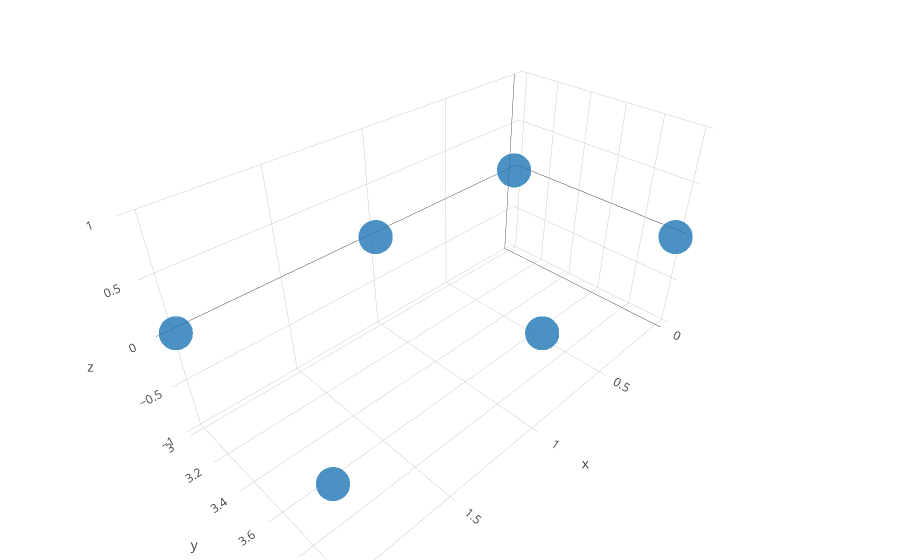

Notebook source saved alongside this figure:
### Code cell
from plotly.offline import download_plotlyjs, init_notebook_mode, plot, iplot
import plotly.graph_objs as go
init_notebook_mode(connected=True)
trace1 = go.Scatter3d(
    x=xy_flat,
    y=yx_flat,
    z=z_flat,
    mode='markers',
    marker=dict(
        size=12,
        line=dict(
            color='rgba(217, 217, 217, 0.14)',
            width=0.5
        ),
        opacity=0.8
    )
)
data = [trace1]
layout = go.Layout(
    margin=dict(
        l=0,
        r=0,
        b=0,
        t=0
    )
)
fig = go.Figure(data=data, layout=layout)
iplot(fig)

### Figure 1 — Plotly figure (JSON) as saved in the notebook; plotly's stock layout.template omitted (floating-point values rounded to 4 significant figures)
{"data": [{"marker": {"line": {"color": "rgba(217, 217, 217, 0.14)", "width": 0.5}, "opacity": 0.8, "size": 12}, "mode": "markers", "type": "scatter3d", "uid": "ffe888e6-3070-4684-ba29-4dcd313e0dc9", "x": [0, 1, 2, 0, 1, 2], "y": [3, 3, 3, 4, 4, 4], "z": [0, 0, 0, 0, 0, 0]}], "layout": {"margin": {"b": 0, "l": 0, "r": 0, "t": 0}}}
